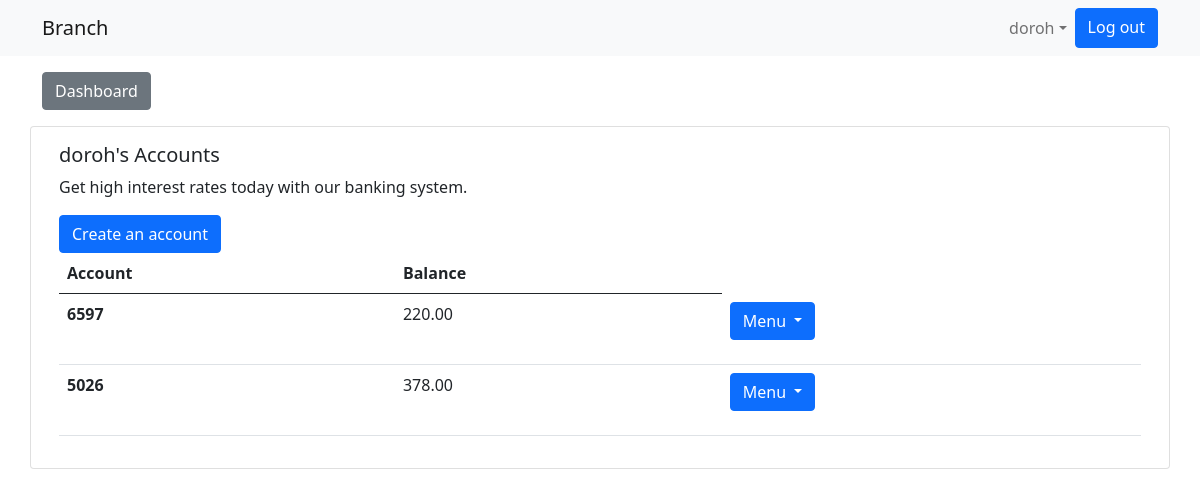
/home/ (signed in), run on an earlier commit of the app's database.
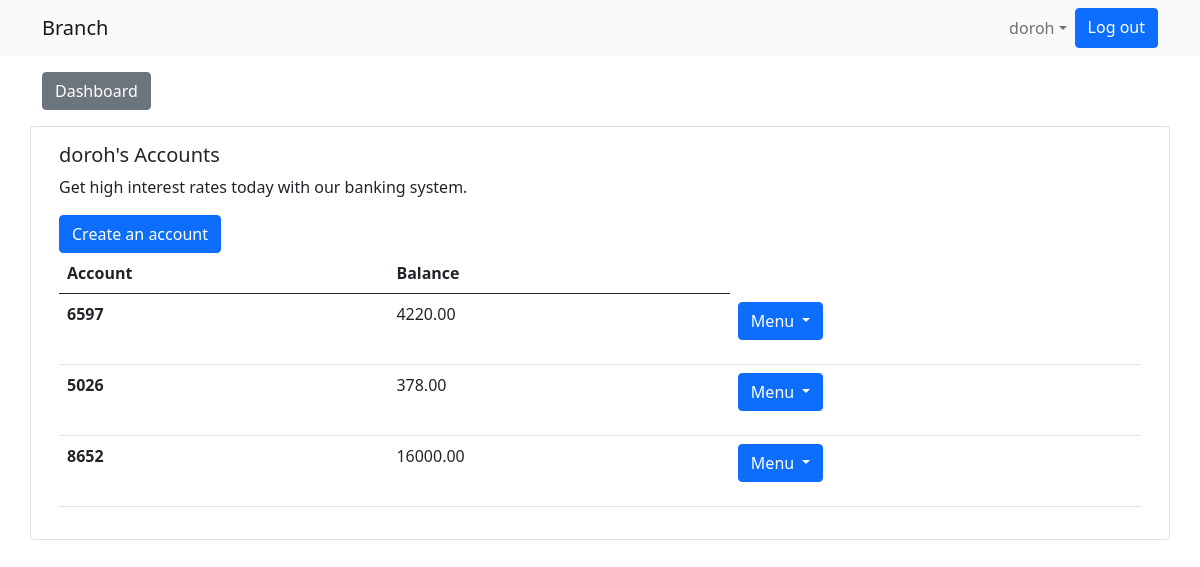
And on a later commit of the database.
### branch/models.py (models this page shows, shortened)
class Account(models.Model):
    name = models.CharField(max_length=30, unique=True, default='')
    balance=models.DecimalField( max_digits=12, decimal_places=2)
    customer=models.ForeignKey(Customer, on_delete=models.CASCADE)
    timestamp = models.DateTimeField(auto_now_add = True)

### branch/views.py (the view)
# urls.py: 2. Add a URL to urlpatterns:  path('', views.home, name='home')
@login_required
def home(request):
    accounts = Account.objects.filter(customer__user = request.user)
    total_amount = Account.objects.aggregate(sum=Sum ('balance') )
    loans = Loan.objects.filter(name=request.user)
    total_loans = Loan.objects.aggregate(sum=Sum ('amount') )
    return render(request, 'home.html',{"accounts":accounts, "total_loans":total_loans, "total_amount":total_amount,"loans":loans})

### templates/home.html (shortened to what this page needs)
{% extends 'base.html' %}
  {% block content%}
<div class="container">
<a class="btn btn-secondary mt-3 ml-auto" href="{% url 'dashboard'%}"> Dashboard</a>
      <div class="mt-3 row">
  <div class="card" >
  <div class="card-body">
    <h5 class="card-title"> {{user}}'s  Accounts</h5>
    <p class="card-text">Get high interest rates today with our banking system.</p>
<a href="{% url 'create'%}" class="btn btn-primary">Create an account</a>
    <table class="table">
      <thead>
        <tr>
          <th scope="col">Account</th>
          <th scope="col">Balance</th>
        </tr>
      </thead>
      <tbody>
        {% for account in accounts %}
        <tr>
          <th scope="row">{{account.name}}</th>
          <td>{{account.balance}}</td>
<td>
  <div class="dropdown">
    <a class="btn btn-primary dropdown-toggle" href="#" role="button" id="dropdownMenuLink" data-bs-toggle="dropdown" aria-expanded="false">
      Menu
    </a>
    <ul class="dropdown-menu" aria-labelledby="dropdownMenuLink">
              <li><a class="dropdown-item" href="{%url 'send_money' account.pk%}"</a>Send Money </li>
    </ul>
  </div>
  </td>
        </tr>
        {% endfor %}
      </tbody>
    </table>
  </div>
</div>
</div>
</div>
{% endblock%}

### templates/base.html (shortened to what this page needs)
{% load static %}<!doctype html>
<html lang="en">
  <head>
    <link href="https://cdn.jsdelivr.net/npm/bootstrap@5.0.2/dist/css/bootstrap.min.css" rel="stylesheet">
  </head>
  <body>
    {%block body%}
      <nav class="navbar navbar-expand-lg navbar-light bg-light">
          <div class="container">
            <a class="navbar-brand" href="{% url 'home' %}"> Branch </a>
          {% if user.is_authenticated%}
          <div class="collapse navbar-collapse" id="navbarResponsive">
            <ul class="navbar-nav ms-auto">
              <li class="nav-item active">
                  <li class="nav-item">
                      <a class="nav-item nav-link dropdown-toggle mr-md-2" href="#" id="userMenu" data-toggle="dropdown" aria-haspopup="true" aria-expanded="false">{{user.username}}</a>
                  </li>
                        <a class="btn btn-primary ml-auto"href="{% url 'account_logout' %}">Log out</a>
                </ul>
              </div>
            </div>
          </nav>
          {% endif%}
  <div lass="container">
  {% block content %}{% endblock %}
  </div>
      {% endblock body%}
  </body>
</html>

What changed in the data, as far as the page shows it:
changed Account (number 1 of 3 on the later page): balance "220.00" → "4220.00"
added Account: name "8652", balance "16000.00"
